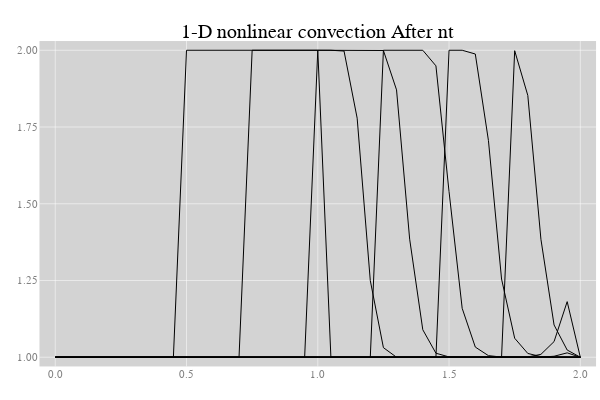

The notebook cell saved with this chart:
### Code cell
plot()
for nt = 0:5:50
    plot!(range(0,stop = 2, length = 41),one_nonlinearconv(41,nt,0.025),
        title = "1-D nonlinear convection After nt",color=:black,legend=false)
end
plot!()

### Figure 1 — Plotly figure (JSON) as saved in the notebook; plotly's stock layout.template omitted (floating-point values rounded to 4 significant figures)
{"data": [{"colorbar": {"title": ""}, "hoverinfo": "text", "legendgroup": "y1", "line": {"color": "rgba(0, 0, 0, 1.000)", "dash": "solid", "shape": "linear", "width": 1}, "mode": "lines", "name": "y1", "showlegend": true, "text": [null, null, null, null, null, null, null, null, null, null, null, null, null, null, null, null, null, null, null, null, null, null, null, null, null, null, null, null, null, null, null, null, null, null, null, null, null, null, null, null, null], "type": "scatter", "x": [0, 0.05, 0.1, 0.15, 0.2, 0.25, 0.3, 0.35, 0.4, 0.45, 0.5, 0.55, 0.6, 0.65, 0.7, 0.75, 0.8, 0.85, 0.9, 0.95, 1, 1.05, 1.1, 1.15, 1.2, 1.25, 1.3, 1.35, 1.4, 1.45, 1.5, 1.55, 1.6, 1.65, 1.7, 1.75, 1.8, 1.85, 1.9, 1.95, 2], "xaxis": "x1", "y": [1, 1, 1, 1, 1, 1, 1, 1, 1, 1, 2, 2, 2, 2, 2, 2, 2, 2, 2, 2, 2, 1, 1, 1, 1, 1, 1, 1, 1, 1, 1, 1, 1, 1, 1, 1, 1, 1, 1, 1, 1], "yaxis": "y1", "zmax": 0.1, "zmin": -0.1}, {"colorbar": {"title": ""}, "hoverinfo": "text", "legendgroup": "y2", "line": {"color": "rgba(0, 0, 0, 1.000)", "dash": "solid", "shape": "linear", "width": 1}, "mode": "lines", "name": "y2", "showlegend": true, "text": [null, null, null, null, null, null, null, null, null, null, null, null, null, null, null, null, null, null, null, null, null, null, null, null, null, null, null, null, null, null, null, null, null, null, null, null, null, null, null, null, null], "type": "scatter", "x": [0, 0.05, 0.1, 0.15, 0.2, 0.25, 0.3, 0.35, 0.4, 0.45, 0.5, 0.55, 0.6, 0.65, 0.7, 0.75, 0.8, 0.85, 0.9, 0.95, 1, 1.05, 1.1, 1.15, 1.2, 1.25, 1.3, 1.35, 1.4, 1.45, 1.5, 1.55, 1.6, 1.65, 1.7, 1.75, 1.8, 1.85, 1.9, 1.95, 2], "xaxis": "x1", "y": [1, 1, 1, 1, 1, 1, 1, 1, 1, 1, 1, 1, 1, 1, 1, 2, 2, 2, 2, 2, 2, 2.0, 1.997, 1.779, 1.25, 1.031, 1, 1, 1, 1, 1, 1, 1, 1, 1, 1, 1, 1, 1, 1, 1], "yaxis": "y1", "zmax": 0.1, "zmin": -0.1}, {"colorbar": {"title": ""}, "hoverinfo": "text", "legendgroup": "y3", "line": {"color": "rgba(0, 0, 0, 1.000)", "dash": "solid", "shape": "linear", "width": 1}, "mode": "lines", "name": "y3", "showlegend": true, "text": [null, null, null, null, null, null, null, null, null, null, null, null, null, null, null, null, null, null, null, null, null, null, null, null, null, null, null, null, null, null, null, null, null, null, null, null, null, null, null, null, null], "type": "scatter", "x": [0, 0.05, 0.1, 0.15, 0.2, 0.25, 0.3, 0.35, 0.4, 0.45, 0.5, 0.55, 0.6, 0.65, 0.7, 0.75, 0.8, 0.85, 0.9, 0.95, 1, 1.05, 1.1, 1.15, 1.2, 1.25, 1.3, 1.35, 1.4, 1.45, 1.5, 1.55, 1.6, 1.65, 1.7, 1.75, 1.8, 1.85, 1.9, 1.95, 2], "xaxis": "x1", "y": [1, 1, 1, 1, 1, 1, 1, 1, 1, 1, 1, 1, 1, 1, 1, 1, 1, 1, 1, 1, 2, 2, 2, 2, 2.0, 1.999, 1.871, 1.385, 1.09, 1.013, 1.001, 1, 1, 1, 1, 1, 1, 1, 1, 1, 1], "yaxis": "y1", "zmax": 0.1, "zmin": -0.1}, {"colorbar": {"title": ""}, "hoverinfo": "text", "legendgroup": "y4", "line": {"color": "rgba(0, 0, 0, 1.000)", "dash": "solid", "shape": "linear", "width": 1}, "mode": "lines", "name": "y4", "showlegend": true, "text": [null, null, null, null, null, null, null, null, null, null, null, null, null, null, null, null, null, null, null, null, null, null, null, null, null, null, null, null, null, null, null, null, null, null, null, null, null, null, null, null, null], "type": "scatter", "x": [0, 0.05, 0.1, 0.15, 0.2, 0.25, 0.3, 0.35, 0.4, 0.45, 0.5, 0.55, 0.6, 0.65, 0.7, 0.75, 0.8, 0.85, 0.9, 0.95, 1, 1.05, 1.1, 1.15, 1.2, 1.25, 1.3, 1.35, 1.4, 1.45, 1.5, 1.55, 1.6, 1.65, 1.7, 1.75, 1.8, 1.85, 1.9, 1.95, 2], "xaxis": "x1", "y": [1, 1, 1, 1, 1, 1, 1, 1, 1, 1, 1, 1, 1, 1, 1, 1, 1, 1, 1, 1, 1, 1, 1, 1, 1, 2, 2, 2.0, 2.0, 1.949, 1.54, 1.159, 1.033, 1.005, 1.001, 1.0, 1, 1, 1, 1, 1], "yaxis": "y1", "zmax": 0.1, "zmin": -0.1}, {"colorbar": {"title": ""}, "hoverinfo": "text", "legendgroup": "y5", "line": {"color": "rgba(0, 0, 0, 1.000)", "dash": "solid", "shape": "linear", "width": 1}, "mode": "lines", "name": "y5", "showlegend": true, "text": [null, null, null, null, null, null, null, null, null, null, null, null, null, null, null, null, null, null, null, null, null, null, null, null, null, null, null, null, null, null, null, null, null, null, null, null, null, null, null, null, null], "type": "scatter", "x": [0, 0.05, 0.1, 0.15, 0.2, 0.25, 0.3, 0.35, 0.4, 0.45, 0.5, 0.55, 0.6, 0.65, 0.7, 0.75, 0.8, 0.85, 0.9, 0.95, 1, 1.05, 1.1, 1.15, 1.2, 1.25, 1.3, 1.35, 1.4, 1.45, 1.5, 1.55, 1.6, 1.65, 1.7, 1.75, 1.8, 1.85, 1.9, 1.95, 2], "xaxis": "x1", "y": [1, 1, 1, 1, 1, 1, 1, 1, 1, 1, 1, 1, 1, 1, 1, 1, 1, 1, 1, 1, 1, 1, 1, 1, 1, 1, 1, 1, 1, 1, 2, 2.0, 1.988, 1.706, 1.255, 1.062, 1.012, 1.002, 1.0, 1.0, 1], "yaxis": "y1", "zmax": 0.1, "zmin": -0.1}, {"colorbar": {"title": ""}, "hoverinfo": "text", "legendgroup": "y6", "line": {"color": "rgba(0, 0, 0, 1.000)", "dash": "solid", "shape": "linear", "width": 1}, "mode": "lines", "name": "y6", "showlegend": true, "text": [null, null, null, null, null, null, null, null, null, null, null, null, null, null, null, null, null, null, null, null, null, null, null, null, null, null, null, null, null, null, null, null, null, null, null, null, null, null, null, null, null], "type": "scatter", "x": [0, 0.05, 0.1, 0.15, 0.2, 0.25, 0.3, 0.35, 0.4, 0.45, 0.5, 0.55, 0.6, 0.65, 0.7, 0.75, 0.8, 0.85, 0.9, 0.95, 1, 1.05, 1.1, 1.15, 1.2, 1.25, 1.3, 1.35, 1.4, 1.45, 1.5, 1.55, 1.6, 1.65, 1.7, 1.75, 1.8, 1.85, 1.9, 1.95, 2], "xaxis": "x1", "y": [1, 1, 1, 1, 1, 1, 1, 1, 1, 1, 1, 1, 1, 1, 1, 1, 1, 1, 1, 1, 1, 1, 1, 1, 1, 1, 1, 1, 1, 1, 1, 1.0, 1.0, 1.0, 1.0, 1.998, 1.853, 1.384, 1.105, 1.024, 1], "yaxis": "y1", "zmax": 0.1, "zmin": -0.1}, {"colorbar": {"title": ""}, "hoverinfo": "text", "legendgroup": "y7", "line": {"color": "rgba(0, 0, 0, 1.000)", "dash": "solid", "shape": "linear", "width": 1}, "mode": "lines", "name": "y7", "showlegend": true, "text": [null, null, null, null, null, null, null, null, null, null, null, null, null, null, null, null, null, null, null, null, null, null, null, null, null, null, null, null, null, null, null, null, null, null, null, null, null, null, null, null, null], "type": "scatter", "x": [0, 0.05, 0.1, 0.15, 0.2, 0.25, 0.3, 0.35, 0.4, 0.45, 0.5, 0.55, 0.6, 0.65, 0.7, 0.75, 0.8, 0.85, 0.9, 0.95, 1, 1.05, 1.1, 1.15, 1.2, 1.25, 1.3, 1.35, 1.4, 1.45, 1.5, 1.55, 1.6, 1.65, 1.7, 1.75, 1.8, 1.85, 1.9, 1.95, 2], "xaxis": "x1", "y": [1, 1, 1, 1, 1, 1, 1, 1, 1, 1, 1, 1, 1, 1, 1, 1, 1, 1, 1, 1, 1, 1, 1, 1, 1, 1, 1, 1, 1, 1, 1, 1.0, 1.0, 1.0, 1.0, 1.0, 1.001, 1.009, 1.051, 1.181, 1], "yaxis": "y1", "zmax": 0.1, "zmin": -0.1}, {"colorbar": {"title": ""}, "hoverinfo": "text", "legendgroup": "y8", "line": {"color": "rgba(0, 0, 0, 1.000)", "dash": "solid", "shape": "linear", "width": 1}, "mode": "lines", "name": "y8", "showlegend": true, "text": [null, null, null, null, null, null, null, null, null, null, null, null, null, null, null, null, null, null, null, null, null, null, null, null, null, null, null, null, null, null, null, null, null, null, null, null, null, null, null, null, null], "type": "scatter", "x": [0, 0.05, 0.1, 0.15, 0.2, 0.25, 0.3, 0.35, 0.4, 0.45, 0.5, 0.55, 0.6, 0.65, 0.7, 0.75, 0.8, 0.85, 0.9, 0.95, 1, 1.05, 1.1, 1.15, 1.2, 1.25, 1.3, 1.35, 1.4, 1.45, 1.5, 1.55, 1.6, 1.65, 1.7, 1.75, 1.8, 1.85, 1.9, 1.95, 2], "xaxis": "x1", "y": [1, 1, 1, 1, 1, 1, 1, 1, 1, 1, 1, 1, 1, 1, 1, 1, 1, 1, 1, 1, 1, 1, 1, 1, 1, 1, 1, 1, 1, 1, 1, 1, 1.0, 1.0, 1.0, 1.0, 1.0, 1.0, 1.003, 1.014, 1], "yaxis": "y1", "zmax": 0.1, "zmin": -0.1}, {"colorbar": {"title": ""}, "hoverinfo": "text", "legendgroup": "y9", "line": {"color": "rgba(0, 0, 0, 1.000)", "dash": "solid", "shape": "linear", "width": 1}, "mode": "lines", "name": "y9", "showlegend": true, "text": [null, null, null, null, null, null, null, null, null, null, null, null, null, null, null, null, null, null, null, null, null, null, null, null, null, null, null, null, null, null, null, null, null, null, null, null, null, null, null, null, null], "type": "scatter", "x": [0, 0.05, 0.1, 0.15, 0.2, 0.25, 0.3, 0.35, 0.4, 0.45, 0.5, 0.55, 0.6, 0.65, 0.7, 0.75, 0.8, 0.85, 0.9, 0.95, 1, 1.05, 1.1, 1.15, 1.2, 1.25, 1.3, 1.35, 1.4, 1.45, 1.5, 1.55, 1.6, 1.65, 1.7, 1.75, 1.8, 1.85, 1.9, 1.95, 2], "xaxis": "x1", "y": [1, 1, 1, 1, 1, 1, 1, 1, 1, 1, 1, 1, 1, 1, 1, 1, 1, 1, 1, 1, 1, 1, 1, 1, 1, 1, 1, 1, 1, 1, 1, 1, 1.0, 1.0, 1.0, 1.0, 1.0, 1.0, 1.0, 1.001, 1], "yaxis": "y1", "zmax": 0.1, "zmin": -0.1}, {"colorbar": {"title": ""}, "hoverinfo": "text", "legendgroup": "y10", "line": {"color": "rgba(0, 0, 0, 1.000)", "dash": "solid", "shape": "linear", "width": 1}, "mode": "lines", "name": "y10", "showlegend": true, "text": [null, null, null, null, null, null, null, null, null, null, null, null, null, null, null, null, null, null, null, null, null, null, null, null, null, null, null, null, null, null, null, null, null, null, null, null, null, null, null, null, null], "type": "scatter", "x": [0, 0.05, 0.1, 0.15, 0.2, 0.25, 0.3, 0.35, 0.4, 0.45, 0.5, 0.55, 0.6, 0.65, 0.7, 0.75, 0.8, 0.85, 0.9, 0.95, 1, 1.05, 1.1, 1.15, 1.2, 1.25, 1.3, 1.35, 1.4, 1.45, 1.5, 1.55, 1.6, 1.65, 1.7, 1.75, 1.8, 1.85, 1.9, 1.95, 2], "xaxis": "x1", "y": [1, 1, 1, 1, 1, 1, 1, 1, 1, 1, 1, 1, 1, 1, 1, 1, 1, 1, 1, 1, 1, 1, 1, 1, 1, 1, 1, 1, 1, 1, 1, 1, 1.0, 1.0, 1.0, 1.0, 1.0, 1.0, 1.0, 1.0, 1], "yaxis": "y1", "zmax": 0.1, "zmin": -0.1}, {"colorbar": {"title": ""}, "hoverinfo": "text", "legendgroup": "y11", "line": {"color": "rgba(0, 0, 0, 1.000)", "dash": "solid", "shape": "linear", "width": 1}, "mode": "lines", "name": "y11", "showlegend": true, "text": [null, null, null, null, null, null, null, null, null, null, null, null, null, null, null, null, null, null, null, null, null, null, null, null, null, null, null, null, null, null, null, null, null, null, null, null, null, null, null, null, null], "type": "scatter", "x": [0, 0.05, 0.1, 0.15, 0.2, 0.25, 0.3, 0.35, 0.4, 0.45, 0.5, 0.55, 0.6, 0.65, 0.7, 0.75, 0.8, 0.85, 0.9, 0.95, 1, 1.05, 1.1, 1.15, 1.2, 1.25, 1.3, 1.35, 1.4, 1.45, 1.5, 1.55, 1.6, 1.65, 1.7, 1.75, 1.8, 1.85, 1.9, 1.95, 2], "xaxis": "x1", "y": [1, 1, 1, 1, 1, 1, 1, 1, 1, 1, 1, 1, 1, 1, 1, 1, 1, 1, 1, 1, 1, 1, 1, 1, 1, 1, 1, 1, 1, 1, 1, 1, 1, 1.0, 1.0, 1.0, 1.0, 1.0, 1.0, 1.0, 1], "yaxis": "y1", "zmax": 0.1, "zmin": -0.1}], "layout": {"annotations": [{"font": {"color": "rgba(0, 0, 0, 1.000)", "family": "sans-serif", "size": 20}, "rotation": 0, "showarrow": false, "text": "1-D nonlinear convection After nt", "x": 0.5296, "xanchor": "center", "xref": "paper", "y": 1, "yanchor": "top", "yref": "paper"}], "height": 400, "margin": {"b": 20, "l": 0, "r": 0, "t": 20}, "paper_bgcolor": "rgba(255, 255, 255, 1.000)", "plot_bgcolor": "rgba(211, 211, 211, 1.000)", "showlegend": false, "width": 600, "xaxis": {"anchor": "y1", "domain": [0.06582, 0.9934], "gridcolor": "rgba(255, 255, 255, 1.000)", "gridwidth": 0.5, "linecolor": "rgba(0, 0, 0, 1.000)", "mirror": false, "range": [-0.06, 2.06], "showgrid": true, "showline": false, "showticklabels": true, "tickangle": 0, "tickcolor": "rgba(0, 0, 0, 0.000)", "tickfont": {"color": "rgba(128, 128, 128, 1.000)", "family": "sans-serif", "size": 11}, "tickmode": "array", "ticks": "inside", "ticktext": ["0.0", "0.5", "1.0", "1.5", "2.0"], "tickvals": [0, 0.5, 1, 1.5, 2], "title": "", "titlefont": {"color": "rgba(0, 0, 0, 1.000)", "family": "sans-serif", "size": 15}, "type": "-", "visible": true, "zeroline": false, "zerolinecolor": "rgba(0, 0, 0, 1.000)"}, "yaxis": {"anchor": "x1", "domain": [0.03762, 0.9415], "gridcolor": "rgba(255, 255, 255, 1.000)", "gridwidth": 0.5, "linecolor": "rgba(0, 0, 0, 1.000)", "mirror": false, "range": [0.97, 2.03], "showgrid": true, "showline": false, "showticklabels": true, "tickangle": 0, "tickcolor": "rgba(0, 0, 0, 0.000)", "tickfont": {"color": "rgba(128, 128, 128, 1.000)", "family": "sans-serif", "size": 11}, "tickmode": "array", "ticks": "inside", "ticktext": ["1.00", "1.25", "1.50", "1.75", "2.00"], "tickvals": [1, 1.25, 1.5, 1.75, 2], "title": "", "titlefont": {"color": "rgba(0, 0, 0, 1.000)", "family": "sans-serif", "size": 15}, "type": "-", "visible": true, "zeroline": false, "zerolinecolor": "rgba(0, 0, 0, 1.000)"}}}
